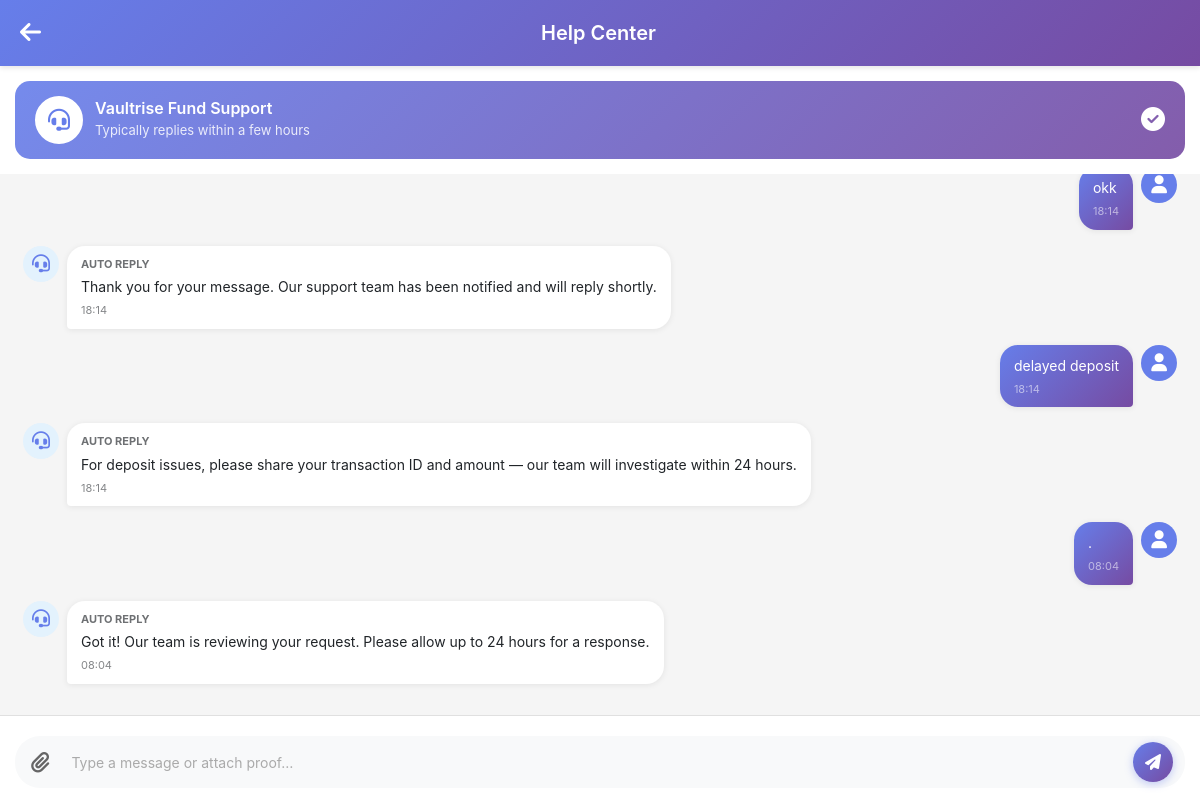
The app's page /services/ (signed in) with its own data.
### services/models.py (models this page shows, shortened)
class SupportMessage(models.Model):
    SENDER_CHOICES = [
        ('user',  'User'),
        ('admin', 'Admin'),
        ('bot',   'Auto-reply Bot'),
    ]
    ticket      = models.ForeignKey(SupportTicket, on_delete=models.CASCADE, related_name='messages')
    sender_type = models.CharField(max_length=10, choices=SENDER_CHOICES)
    user        = models.ForeignKey(
                    settings.AUTH_USER_MODEL,
                    on_delete=models.SET_NULL,
                    null=True, blank=True,
                    related_name='support_messages'
                  )
    message     = models.TextField(blank=True)
    is_read     = models.BooleanField(default=False)
    created_at  = models.DateTimeField(auto_now_add=True)
    class Meta:
        ordering = ['created_at']

### services/views.py (the view)
# urls.py: path('services/', include('services.urls')),
@login_required
def services(request):
    ticket, _ = SupportTicket.objects.get_or_create(
        user=request.user,
        status__in=['open', 'pending'],
        defaults={'status': 'open'}
    )
    ticket.messages.filter(
        sender_type__in=['admin', 'bot'], is_read=False
    ).update(is_read=True)
    messages = ticket.messages.prefetch_related('images').all()
    return render(request, 'services.html', {
        'ticket':   ticket,
        'messages': messages,
    })

### templates/services.html (shortened to what this page needs)
<!DOCTYPE html>
<html lang="en">
<head>
    <link href="https://cdnjs.cloudflare.com/ajax/libs/bootstrap/5.3.2/css/bootstrap.min.css" rel="stylesheet">
    <link href="https://cdnjs.cloudflare.com/ajax/libs/font-awesome/6.4.2/css/all.min.css" rel="stylesheet">
</head>
<body>
<div class="chat-container">
    <div class="chat-header">
        <button class="back-btn" onclick="window.history.back()"><i class="fas fa-arrow-left"></i></button>
        <h1>Help Center</h1>
    </div>
    <div class="service-banner">
        <div class="service-info">
            <div class="service-avatar"><i class="fas fa-headset"></i></div>
            <div class="service-text">
                <h3>Vaultrise Fund Support</h3>
                <p>Typically replies within a few hours</p>
            </div>
        </div>
        <div class="check-icon"><i class="fas fa-check-circle"></i></div>
    </div>
    <div class="chat-messages" id="chatMessages">
        {% for msg in messages %}
        <div class="message {% if msg.sender_type == 'user' %}user{% endif %}" data-id="{{ msg.id }}">
            <div class="message-avatar">
                {% if msg.sender_type == 'user' %}<i class="fas fa-user"></i>
                {% else %}<i class="fas fa-headset"></i>{% endif %}
            </div>
            <div class="message-content">
                {% if msg.sender_type != 'user' %}
                    <div class="sender-label">
                        {% if msg.sender_type == 'admin' %}Support Agent{% else %}Auto Reply{% endif %}
                    </div>
                {% endif %}
                {% if msg.message %}<p>{{ msg.message }}</p>{% endif %}
                <span class="message-time">{{ msg.created_at|date:"H:i" }}</span>
            </div>
        </div>
        {% endfor %}
    </div>
    <div class="chat-input-area">
        <div class="input-wrapper">
            <button class="input-btn" onclick="document.getElementById('fileInput').click()" title="Attach images / proof">
                <i class="fas fa-paperclip"></i>
            </button>
            <input type="text" class="chat-input" id="chatInput"
                   placeholder="Type a message or attach proof…" onkeypress="handleEnter(event)">
            <button class="send-btn" id="sendBtn" onclick="sendMessage()">
                <i class="fas fa-paper-plane"></i>
            </button>
        </div>
    </div>
</div>
</body>
</html>

### templates/services.html (style rules this page uses)
* { margin: 0; padding: 0; box-sizing: border-box; }
body { font-family: -apple-system, BlinkMacSystemFont, 'Segoe UI', Roboto, sans-serif; background: #f5f5f5; height: 100vh; overflow: hidden; }
.chat-container { display: flex; flex-direction: column; height: 100vh; background: white; }
.chat-header { background: linear-gradient(135deg, #667eea 0%, #764ba2 100%); color: white; padding: 15px 20px; display: flex; align-items: center; box-shadow: 0 2px 5px rgba(0,0,0,0.1); flex-shrink: 0; }
.back-btn { background: none; border: none; color: white; font-size: 24px; cursor: pointer; margin-right: 15px; }
.chat-header h1 { flex: 1; font-size: 20px; margin: 0; text-align: center; font-weight: 600; margin-right: 39px; }
.service-banner { background: linear-gradient(135deg, rgba(102,126,234,0.9) 0%, rgba(118,75,162,0.9) 100%); padding: 15px 20px; margin: 15px; border-radius: 15px; display: flex; align-items: center; justify-content: space-between; flex-shrink: 0; }
.service-info { display: flex; align-items: center; gap: 12px; }
.service-avatar { width: 48px; height: 48px; border-radius: 50%; border: 3px solid white; background: white; display: flex; align-items: center; justify-content: center; font-size: 22px; color: #667eea; }
.service-text h3 { color: white; font-size: 16px; font-weight: 600; margin: 0 0 3px; }
.service-text p { color: rgba(255,255,255,0.85); font-size: 13px; margin: 0; }
.check-icon { color: white; font-size: 24px; }
.chat-messages { flex: 1; overflow-y: auto; padding: 15px; background: #f5f5f5; }
.message { margin-bottom: 16px; display: flex; align-items: flex-start; animation: slideIn 0.3s ease-out; }
.message.user { flex-direction: row-reverse; }
.message-avatar { width: 36px; height: 36px; border-radius: 50%; background: #e3f2fd; display: flex; align-items: center; justify-content: center; flex-shrink: 0; margin: 0 8px; }
.message-avatar i { color: #667eea; font-size: 18px; }
.message.user .message-avatar { background: #667eea; }
.message.user .message-avatar i { color: white; }
.message-content { max-width: 78%; padding: 10px 14px; border-radius: 18px; background: white; box-shadow: 0 1px 6px rgba(0,0,0,0.08); word-wrap: break-word; }
.message.user .message-content { background: linear-gradient(135deg, #667eea 0%, #764ba2 100%); color: white; border-bottom-right-radius: 4px; }
.message:not(.user) .message-content { border-bottom-left-radius: 4px; }
.message-content p { margin: 0; font-size: 14px; line-height: 1.5; }
.sender-label { font-size: 11px; font-weight: 700; margin-bottom: 4px; opacity: 0.65; text-transform: uppercase; }
.message-time { font-size: 11px; opacity: 0.55; margin-top: 5px; display: block; }
.chat-input-area { background: white; padding: 12px 15px; border-top: 1px solid #e0e0e0; flex-shrink: 0; }
.input-wrapper { display: flex; align-items: center; gap: 8px; background: #f8f9fa; border-radius: 25px; padding: 6px 12px; }
.input-btn { background: none; border: none; color: #666; font-size: 21px; cursor: pointer; padding: 4px; transition: color 0.2s, transform 0.2s; display: flex; align-items: center; }
.chat-input { flex: 1; border: none; background: none; padding: 7px 10px; font-size: 14px; outline: none; }
.chat-input::placeholder { color: #aaa; }
.send-btn { background: linear-gradient(135deg, #667eea 0%, #764ba2 100%); color: white; border: none; border-radius: 50%; width: 40px; height: 40px; display: flex; align-items: center; justify-content: center; cursor: pointer; transition: transform 0.2s; box-shadow: 0 2px 8px rgba(102,126,234,0.4); }

### records on screen
SupportMessage: sender_type "user" (drawn), message "okk", created_at "18:14"
SupportMessage: sender_type "bot" (drawn), message "Thank you for your message. Our support team has been notified and will reply shortly.", created_at "18:14"
SupportMessage: sender_type "user" (drawn), message "delayed deposit", created_at "18:14"
SupportMessage: sender_type "bot" (drawn), message "For deposit issues, please share your transaction ID and amount — our team will investigate within 24 hours.", created_at "18:14"
SupportMessage: sender_type "user" (drawn), message ".", created_at "08:04"
SupportMessage: sender_type "bot" (drawn), message "Got it! Our team is reviewing your request. Please allow up to 24 hours for a response.", created_at "08:04"
